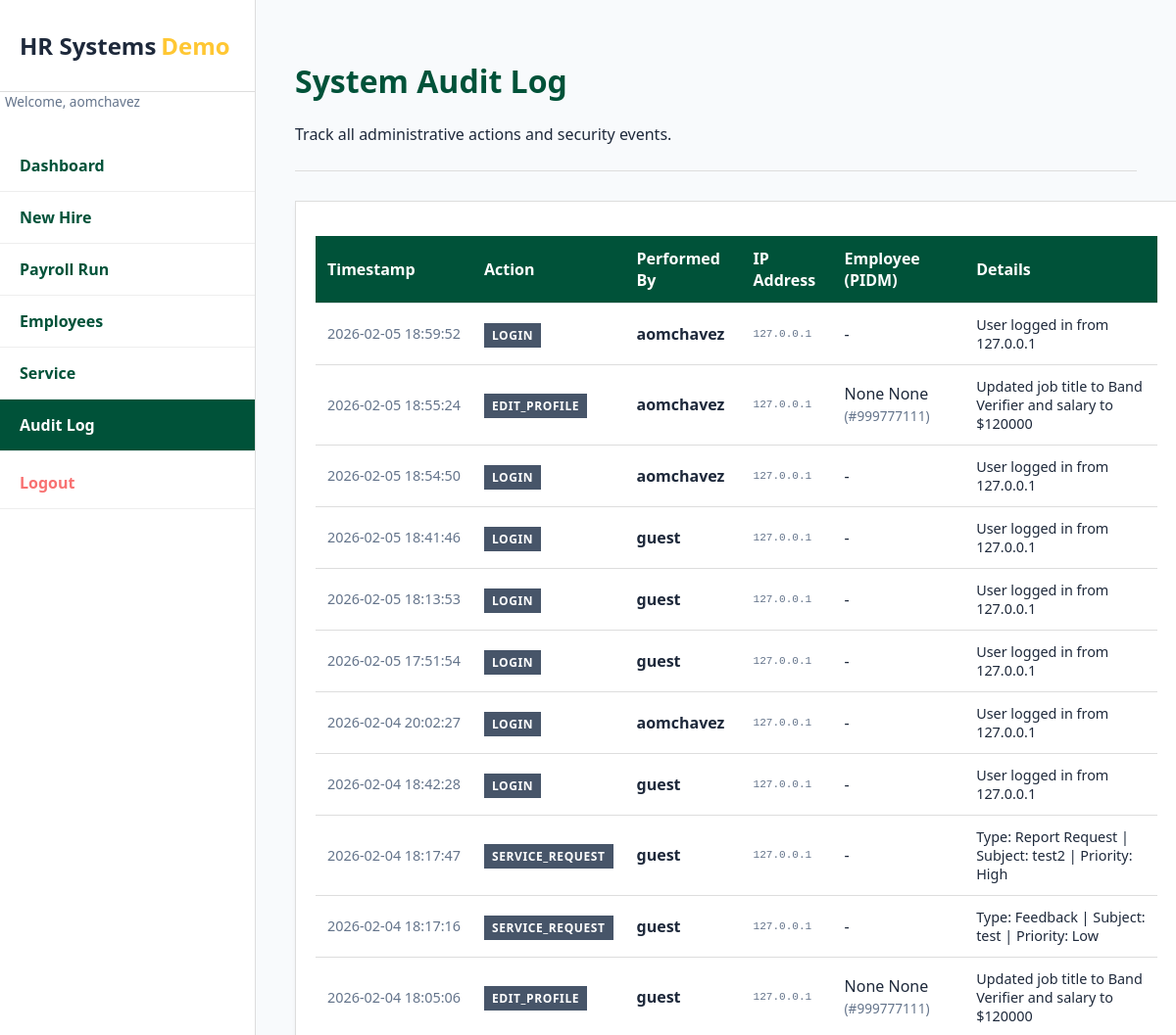
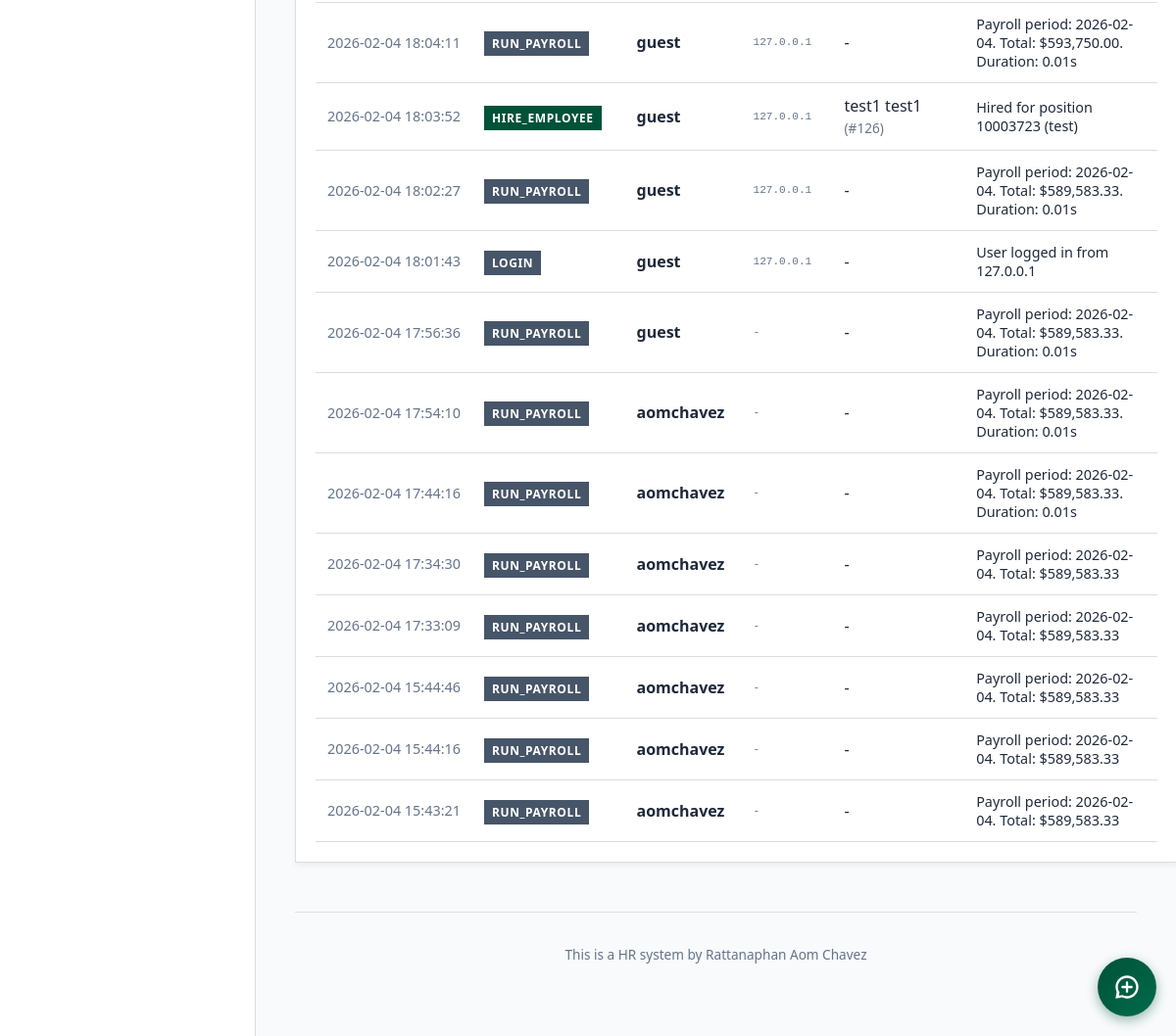
The app's page /audit (signed in), older data (2 pictures, top to bottom).
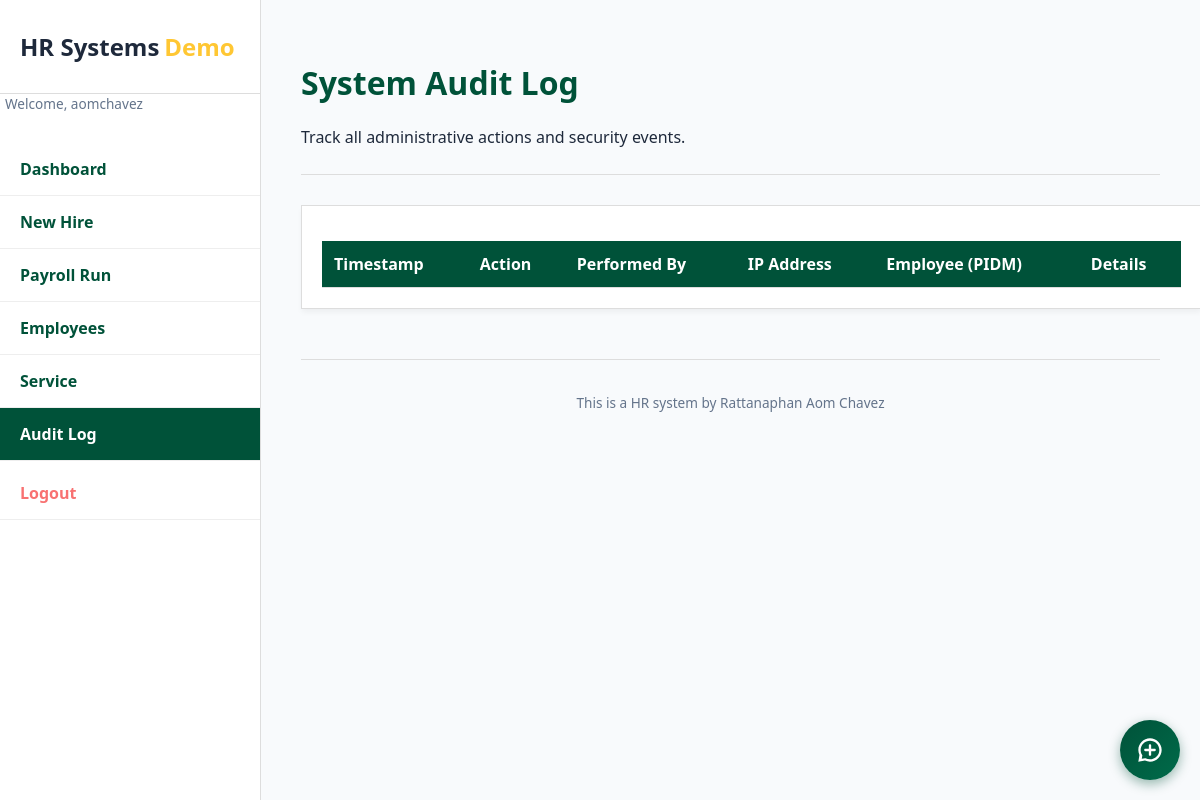
The same page, newer data.
### tables this page shows
CREATE TABLE GURUAUD (
        GURUAUD_ID INTEGER PRIMARY KEY AUTOINCREMENT,
        GURUAUD_PIDM INTEGER,
        GURUAUD_ACTION TEXT NOT NULL,
        GURUAUD_USER TEXT DEFAULT 'aomchavez',
        GURUAUD_ACTIVITY_DATE TIMESTAMP DEFAULT CURRENT_TIMESTAMP,
        GURUAUD_DETAILS TEXT, GURUAUD_IP TEXT,
        FOREIGN KEY (GURUAUD_PIDM) REFERENCES SPRIDEN (SPRIDEN_PIDM)
    );

CREATE TABLE SPRIDEN (
        SPRIDEN_PIDM INTEGER PRIMARY KEY AUTOINCREMENT,
        SPRIDEN_ID TEXT UNIQUE NOT NULL,
        SPRIDEN_LAST_NAME TEXT NOT NULL,
        SPRIDEN_FIRST_NAME TEXT NOT NULL,
        SPRIDEN_MI TEXT,
        SPRIDEN_CHANGE_IND TEXT,
        SPRIDEN_ENTITY_IND TEXT DEFAULT 'P',
        SPRIDEN_ACTIVITY_DATE DATE DEFAULT CURRENT_DATE
    );

### app/app.py (the view)
@app.route('/audit', methods=['GET'])
@login_required
def audit_page():
    conn = database.get_db_connection()
    cursor = conn.cursor()
    logs = cursor.execute('''
        SELECT g.*, s.SPRIDEN_FIRST_NAME, s.SPRIDEN_LAST_NAME
        FROM GURUAUD g
        LEFT JOIN SPRIDEN s ON g.GURUAUD_PIDM = s.SPRIDEN_PIDM
        ORDER BY GURUAUD_ACTIVITY_DATE DESC
    ''').fetchall()
    conn.close()
    return render_template('audit.html', logs=logs)

### app/app.py (called while the page is built)
def login_required(f):
    @wraps(f)
    def decorated_function(*args, **kwargs):
        if 'user' not in session:
            return redirect(url_for('login_page'))
        return f(*args, **kwargs)
    return decorated_function

### app/database.py (called while the page is built)
def get_db_connection():
    conn = sqlite3.connect(DB_NAME)
    conn.row_factory = sqlite3.Row
    return conn

### app/templates/audit.html (shortened to what this page needs)
{% extends "index.html" %}
{% block content %}
<header>
    <h1>System Audit Log</h1>
    <p>Track all administrative actions and security events.</p>
</header>
<div class="card" style="width: 100%; overflow-x: auto;">
    <table class="data-table">
        <thead>
            <tr>
                <th>Timestamp</th>
                <th>Action</th>
                <th>Performed By</th>
                <th>IP Address</th>
                <th>Employee (PIDM)</th>
                <th>Details</th>
            </tr>
        </thead>
        <tbody>
            {% for log in logs %}
            <tr>
                <td style="white-space: nowrap; color: var(--text-secondary); font-size: 0.9em;">
                    {{ log.GURUAUD_ACTIVITY_DATE }}
                </td>
                <td>
                    <span class="badge {{ 'success' if 'HIRE' in log.GURUAUD_ACTION else 'info' }}">
                        {{ log.GURUAUD_ACTION }}
                    </span>
                </td>
                <td style="font-weight: 600;">{{ log.GURUAUD_USER }}</td>
                <td style="font-family: monospace; font-size: 0.85em; color: var(--text-secondary);">{{ log.GURUAUD_IP
                    if log.GURUAUD_IP else '-' }}</td>
                <td>
                    {% if log.GURUAUD_PIDM %}
                    {{ log.SPRIDEN_FIRST_NAME }} {{ log.SPRIDEN_LAST_NAME }}
                    <span style="color: var(--text-secondary); font-size: 0.85em;">(#{{ log.GURUAUD_PIDM }})</span>
                    {% else %}
                    -
                    {% endif %}
                </td>
                <td style="font-size: 0.9em;">{{ log.GURUAUD_DETAILS }}</td>
            </tr>
            {% endfor %}
        </tbody>
    </table>
</div>
{% endblock %}

### app/templates/index.html (shortened to what this page needs)
<!DOCTYPE html>
<html lang="en">
<head>
    <link rel="stylesheet" href="{{ url_for('static', filename='css/style.css') }}">
</head>
<body>
    <div class="sidebar">
        <div class="brand">
            HR Systems <span>Demo</span>
        </div>
        <div class="welcome-user">
            Welcome, {{ session['user'] }}
        </div>
        <nav class="nav-links">
            <a href="/" class="{{ 'active' if request.path == '/' else '' }}">Dashboard</a>
            <a href="/hire" class="{{ 'active' if request.path == '/hire' else '' }}">New Hire</a>
            <a href="/payroll" class="{{ 'active' if request.path == '/payroll' else '' }}">Payroll Run</a>
            <a href="/employees" class="{{ 'active' if request.path == '/employees' else '' }}">Employees</a>
            <a href="/service" class="{{ 'active' if request.path == '/service' else '' }}">Service</a>
            <a href="/audit" class="{{ 'active' if request.path == '/audit' else '' }}">Audit Log</a>
            <a href="/logout"
                style="margin-top: auto; color: #f87171; border-top: 1px solid rgba(255,255,255,0.1); padding-top: 20px;">Logout</a>
        </nav>
    </div>
    <div class="main-content">
        {% block content %}{% endblock %}
        <footer class="app-footer">
            <p>This is a HR system by Rattanaphan Aom Chavez</p>
        </footer>
    </div>
    {% include 'chatbot_widget.html' %}
</body>
</html>

### app/templates/chatbot_widget.html (shortened to what this page needs)
<div class="chatbot-container">
    <button class="chatbot-toggle" id="chatbotToggle" onclick="toggleChatbot()">
    </button>
</div>

### app/static/css/style.css (style rules this page uses)
:root { --gmu-green: #005239; --gmu-gold: #FFC733; --gmu-black: #333333; --primary-color: var(--gmu-green); --secondary-color: var(--gmu-gold); --light-bg: #f8fafc; --text-color: #1e293b; --text-secondary: #64748b; --bg-card: #ffffff; --border-color: #dddddd; --sidebar-width: 260px; }
body { font-family: 'Segoe UI', Tahoma, Geneva, Verdana, sans-serif; margin: 0; padding: 0; background-color: var(--light-bg); color: var(--text-color); display: flex; height: 100vh; }
.sidebar { width: var(--sidebar-width); background: #ffffff; height: 100vh; padding: 0; display: flex; flex-direction: column; color: var(--text-color); border-right: 1px solid #ddd; }
.welcome-user { font-size: 0.85rem; color: var(--text-secondary); margin-bottom: 30px; padding-left: 5px; font-weight: 500; }
.app-footer { margin-top: 50px; padding: 20px 0; border-top: 1px solid var(--border-color); color: var(--text-secondary); font-size: 0.85rem; text-align: center; }
.brand { font-size: 1.5rem; font-weight: bold; padding: 30px 20px; margin-bottom: 0; display: flex; align-items: center; border-bottom: 1px solid #ddd; }
.brand span { color: var(--secondary-color); margin-left: 5px; }
.nav-links a { display: block; color: var(--gmu-green); text-decoration: none; padding: 15px 20px; border-radius: 0; margin-bottom: 0; border-bottom: 1px solid #eee; transition: all 0.3s; font-weight: 600; }
.nav-links a.active { background-color: var(--gmu-green); color: white; border-left: none; }
.main-content { flex: 1; padding: 40px; overflow-y: auto; }
header { margin-bottom: 30px; border-bottom: 1px solid #ddd; padding-bottom: 10px; }
h1 { color: var(--primary-color); }
.card { background: white; padding: 20px; border-radius: 0; border: 1px solid var(--border-color); box-shadow: 0 4px 6px -1px rgba(0, 0, 0, 0.05); margin-bottom: 20px; }
table { width: 100%; border-collapse: collapse; margin-top: 20px; }
th, td { text-align: left; padding: 12px; border-bottom: 1px solid #ddd; }
th { background-color: var(--primary-color); color: white; }

### app/templates/audit.html (style rules this page uses)
.data-table { width: 100%; border-collapse: collapse; margin-top: 15px; }
.data-table th, .data-table td { padding: 12px; text-align: left; border-bottom: 1px solid #ddd; }

### app/templates/chatbot_widget.html (style rules this page uses)
.chatbot-container { position: fixed; bottom: 20px; right: 20px; z-index: 1000; }
.chatbot-toggle { width: 60px; height: 60px; border-radius: 50%; background: linear-gradient(135deg, #005239, #006b4a); border: none; box-shadow: 0 4px 12px rgba(0, 82, 57, 0.4); cursor: pointer; display: flex; align-items: center; justify-content: center; transition: all 0.3s ease; position: relative; }
.chatbot-toggle svg { width: 28px; height: 28px; fill: white; }

Row changes from the older to the newer data that the page shows:
removed GURUAUD: GURUAUD_ACTIVITY_DATE "2026-02-05 18:59:52", GURUAUD_ACTION "LOGIN", GURUAUD_USER "aomchavez", GURUAUD_IP "127.0.0.1", GURUAUD_DETAILS "User logged in from 127.0.0.1"
removed GURUAUD: GURUAUD_ACTIVITY_DATE "2026-02-05 18:55:24", GURUAUD_ACTION "EDIT_PROFILE", GURUAUD_USER "aomchavez", GURUAUD_IP "127.0.0.1", SPRIDEN_FIRST_NAME "None", SPRIDEN_LAST_NAME "None", GURUAUD_PIDM "999777111", GURUAUD_DETAILS "Updated job title to Band Verifier and salary to $120000"
removed GURUAUD: GURUAUD_ACTIVITY_DATE "2026-02-05 18:54:50", GURUAUD_ACTION "LOGIN", GURUAUD_USER "aomchavez", GURUAUD_IP "127.0.0.1", GURUAUD_DETAILS "User logged in from 127.0.0.1"
removed GURUAUD: GURUAUD_ACTIVITY_DATE "2026-02-05 18:41:46", GURUAUD_ACTION "LOGIN", GURUAUD_USER "guest", GURUAUD_IP "127.0.0.1", GURUAUD_DETAILS "User logged in from 127.0.0.1"
removed GURUAUD: GURUAUD_ACTIVITY_DATE "2026-02-05 18:13:53", GURUAUD_ACTION "LOGIN", GURUAUD_USER "guest", GURUAUD_IP "127.0.0.1", GURUAUD_DETAILS "User logged in from 127.0.0.1"
removed GURUAUD: GURUAUD_ACTIVITY_DATE "2026-02-05 17:51:54", GURUAUD_ACTION "LOGIN", GURUAUD_USER "guest", GURUAUD_IP "127.0.0.1", GURUAUD_DETAILS "User logged in from 127.0.0.1"
removed GURUAUD: GURUAUD_ACTIVITY_DATE "2026-02-04 20:02:27", GURUAUD_ACTION "LOGIN", GURUAUD_USER "aomchavez", GURUAUD_IP "127.0.0.1", GURUAUD_DETAILS "User logged in from 127.0.0.1"
removed GURUAUD: GURUAUD_ACTIVITY_DATE "2026-02-04 18:42:28", GURUAUD_ACTION "LOGIN", GURUAUD_USER "guest", GURUAUD_IP "127.0.0.1", GURUAUD_DETAILS "User logged in from 127.0.0.1"
removed GURUAUD: GURUAUD_ACTIVITY_DATE "2026-02-04 18:17:47", GURUAUD_ACTION "SERVICE_REQUEST", GURUAUD_USER "guest", GURUAUD_IP "127.0.0.1", GURUAUD_DETAILS "Type: Report Request | Subject: test2 | Priority: High"
removed GURUAUD: GURUAUD_ACTIVITY_DATE "2026-02-04 18:17:16", GURUAUD_ACTION "SERVICE_REQUEST", GURUAUD_USER "guest", GURUAUD_IP "127.0.0.1", GURUAUD_DETAILS "Type: Feedback | Subject: test | Priority: Low"
removed GURUAUD: GURUAUD_ACTIVITY_DATE "2026-02-04 18:05:06", GURUAUD_ACTION "EDIT_PROFILE", GURUAUD_USER "guest", GURUAUD_IP "127.0.0.1", SPRIDEN_FIRST_NAME "None", SPRIDEN_LAST_NAME "None", GURUAUD_PIDM "999777111", GURUAUD_DETAILS "Updated job title to Band Verifier and salary to $120000"
removed GURUAUD: GURUAUD_ACTIVITY_DATE "2026-02-04 18:04:11", GURUAUD_ACTION "RUN_PAYROLL", GURUAUD_USER "guest", GURUAUD_IP "127.0.0.1", GURUAUD_DETAILS "Payroll period: 2026-02-04. Total: $593,750.00. Duration: 0.01s"
removed GURUAUD: GURUAUD_ACTIVITY_DATE "2026-02-04 18:03:52", GURUAUD_ACTION "HIRE_EMPLOYEE", GURUAUD_USER "guest", GURUAUD_IP "127.0.0.1", SPRIDEN_FIRST_NAME "test1", SPRIDEN_LAST_NAME "test1", GURUAUD_PIDM "126", GURUAUD_DETAILS "Hired for position 10003723 (test)"
removed GURUAUD: GURUAUD_ACTIVITY_DATE "2026-02-04 18:02:27", GURUAUD_ACTION "RUN_PAYROLL", GURUAUD_USER "guest", GURUAUD_IP "127.0.0.1", GURUAUD_DETAILS "Payroll period: 2026-02-04. Total: $589,583.33. Duration: 0.01s"
removed GURUAUD: GURUAUD_ACTIVITY_DATE "2026-02-04 18:01:43", GURUAUD_ACTION "LOGIN", GURUAUD_USER "guest", GURUAUD_IP "127.0.0.1", GURUAUD_DETAILS "User logged in from 127.0.0.1"
removed GURUAUD: GURUAUD_ACTIVITY_DATE "2026-02-04 17:56:36", GURUAUD_ACTION "RUN_PAYROLL", GURUAUD_USER "guest", GURUAUD_IP "-", GURUAUD_DETAILS "Payroll period: 2026-02-04. Total: $589,583.33. Duration: 0.01s"
removed GURUAUD: GURUAUD_ACTIVITY_DATE "2026-02-04 17:54:10", GURUAUD_ACTION "RUN_PAYROLL", GURUAUD_USER "aomchavez", GURUAUD_IP "-", GURUAUD_DETAILS "Payroll period: 2026-02-04. Total: $589,583.33. Duration: 0.01s"
removed GURUAUD: GURUAUD_ACTIVITY_DATE "2026-02-04 17:44:16", GURUAUD_ACTION "RUN_PAYROLL", GURUAUD_USER "aomchavez", GURUAUD_IP "-", GURUAUD_DETAILS "Payroll period: 2026-02-04. Total: $589,583.33. Duration: 0.01s"
removed GURUAUD: GURUAUD_ACTIVITY_DATE "2026-02-04 17:34:30", GURUAUD_ACTION "RUN_PAYROLL", GURUAUD_USER "aomchavez", GURUAUD_IP "-", GURUAUD_DETAILS "Payroll period: 2026-02-04. Total: $589,583.33"
removed GURUAUD: GURUAUD_ACTIVITY_DATE "2026-02-04 17:33:09", GURUAUD_ACTION "RUN_PAYROLL", GURUAUD_USER "aomchavez", GURUAUD_IP "-", GURUAUD_DETAILS "Payroll period: 2026-02-04. Total: $589,583.33"
removed GURUAUD: GURUAUD_ACTIVITY_DATE "2026-02-04 15:44:46", GURUAUD_ACTION "RUN_PAYROLL", GURUAUD_USER "aomchavez", GURUAUD_IP "-", GURUAUD_DETAILS "Payroll period: 2026-02-04. Total: $589,583.33"
removed GURUAUD: GURUAUD_ACTIVITY_DATE "2026-02-04 15:44:16", GURUAUD_ACTION "RUN_PAYROLL", GURUAUD_USER "aomchavez", GURUAUD_IP "-", GURUAUD_DETAILS "Payroll period: 2026-02-04. Total: $589,583.33"
removed GURUAUD: GURUAUD_ACTIVITY_DATE "2026-02-04 15:43:21", GURUAUD_ACTION "RUN_PAYROLL", GURUAUD_USER "aomchavez", GURUAUD_IP "-", GURUAUD_DETAILS "Payroll period: 2026-02-04. Total: $589,583.33"
